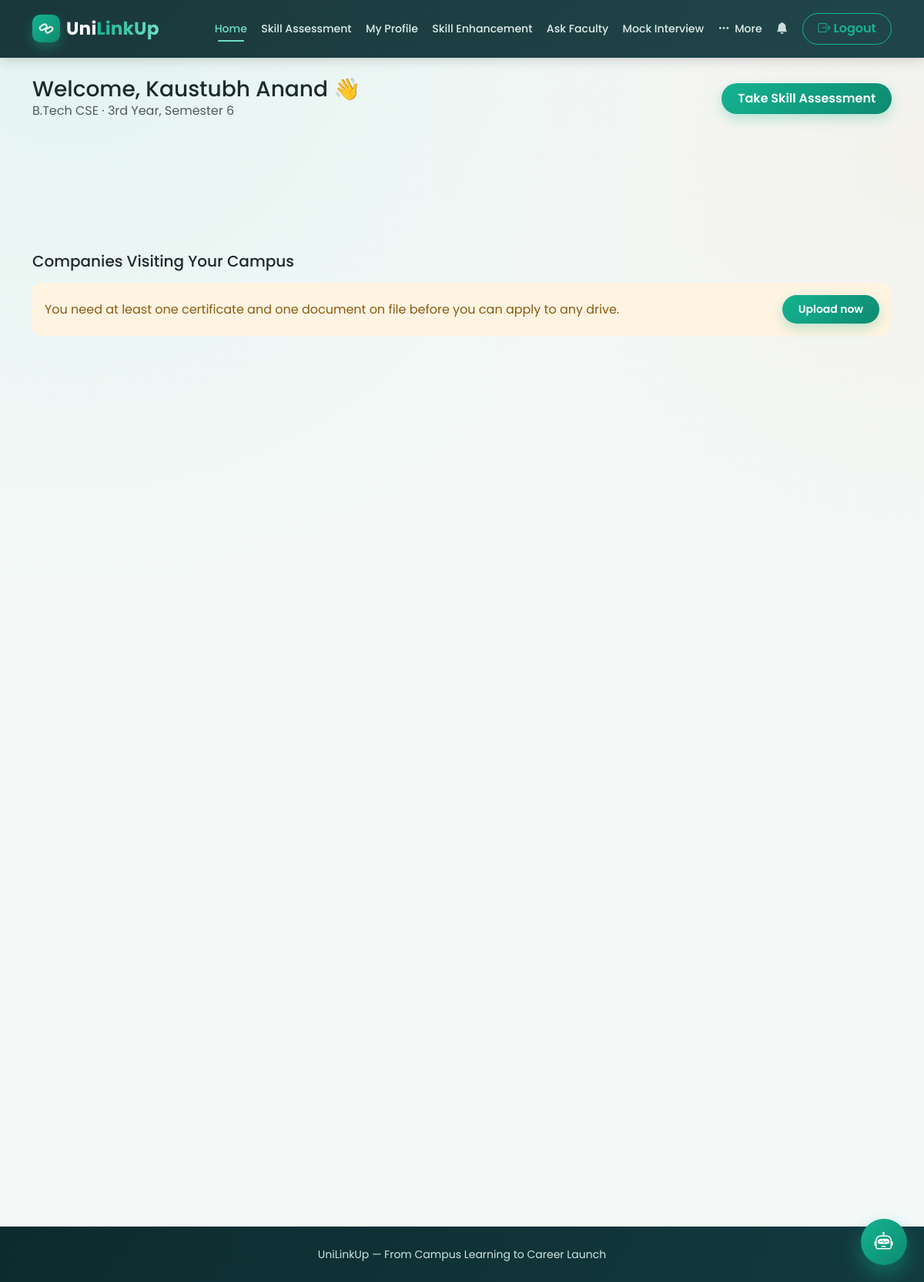
The app's page /student/home (signed in) with its own data.
### tables this page shows
CREATE TABLE students (
    id INTEGER PRIMARY KEY AUTOINCREMENT,
    name TEXT NOT NULL,
    srn TEXT UNIQUE NOT NULL,
    section TEXT,
    course TEXT,
    year TEXT,
    semester TEXT,
    cgpa REAL,
    email TEXT UNIQUE NOT NULL,
    password_hash TEXT NOT NULL,
    college_id INTEGER REFERENCES colleges(id),
    skills TEXT,
    created_at TEXT DEFAULT CURRENT_TIMESTAMP
, department TEXT, profile_picture TEXT, resume_summary TEXT);

### app.py (the view)
@app.route('/student/home')
@student_login_required
def student_home():
    student = current_student()
    today = date.today()
    companies = []
    if student['college_id']:
        companies = dbm.query_db(
            "SELECT * FROM company_visits WHERE college_id = ? ORDER BY reg_end ASC",
            (student['college_id'],))
    applied_rows = dbm.query_db(
        "SELECT company_id FROM applications WHERE student_id = ?", (student['id'],))
    applied_ids = {r['company_id'] for r in applied_rows}
    can_apply = has_required_uploads(student['id'])
    matches = {c['id']: eligibility_match(student, c) for c in companies}
    return render_template('student_home.html', student=student, companies=companies,
                            today=today, applied_ids=applied_ids, parse_date=parse_date,
                            can_apply=can_apply, matches=matches)

### app.py (called while the page is built)
def parse_date(value):
    return datetime.strptime(value, '%Y-%m-%d').date() if value else None

@app.template_filter('fmt_date')
def fmt_date(value, fmt='%d %b %Y'):
    d = parse_date(value)
    return d.strftime(fmt) if d else ''

def student_login_required(f):
    @wraps(f)
    def wrapper(*args, **kwargs):
        if session.get('role') != 'student':
            flash('Please log in as a student to continue.', 'warning')
            return redirect(url_for('login'))
        return f(*args, **kwargs)
    return wrapper

def current_student():
    if session.get('role') == 'student':
        return dbm.query_db("SELECT * FROM students WHERE id = ?", (session['user_id'],), one=True)
    return None

def get_certificates(student_id):
    return dbm.query_db(
        "SELECT * FROM certificates WHERE student_id = ? ORDER BY uploaded_at DESC", (student_id,))

def has_required_uploads(student_id):
    return bool(get_certificates(student_id)) and bool(get_documents(student_id))

def best_main_score(student_id):
    rows = dbm.query_db(
        "SELECT * FROM assessment_results WHERE student_id = ? AND mode = 'main' ORDER BY score DESC LIMIT 1",
        (student_id,), one=True)
    return rows

def _split_list(text):
    if not text:
        return []
    return [t.strip() for t in text.split(',') if t.strip()]

@app.context_processor
def inject_globals():
    pending_requests = 0
    if session.get('role') == 'employee' and session.get('college_id'):
        row = dbm.query_db("SELECT COUNT(*) AS c FROM visit_requests WHERE college_id = ? AND status = 'pending'",
                           (session['college_id'],), one=True)
        pending_requests = row['c'] if row else 0
    return dict(current_student=current_student, current_employee=current_employee,
                current_faculty=current_faculty, current_company=current_company,
                current_interviewer=current_interviewer,
                pending_company_requests=pending_requests, ASSET_VERSION=ASSET_VERSION)

### db.py (called while the page is built)
def get_db():
    if 'db' not in g:
        g.db = sqlite3.connect(DATABASE)
        g.db.row_factory = sqlite3.Row      # lets us access columns by name, e.g. row['name']
        g.db.execute("PRAGMA foreign_keys = ON")
    return g.db

def query_db(query, args=(), one=False):
    cur = get_db().execute(query, args)
    rows = cur.fetchall()
    cur.close()
    return (rows[0] if rows else None) if one else rows

### templates/student_home.html (shortened to what this page needs)
{% extends 'base.html' %}
{% block content %}
<div class="d-flex justify-content-between align-items-center mt-3 mb-4 flex-wrap gap-2">
  <div>
    <h3 class="mb-0">Welcome, {{ student.name }} 👋</h3>
    <p class="text-muted mb-0">{{ student.course }} · {{ student.year }}, {{ student.semester }}</p>
  </div>
  <a href="{{ url_for('assessment_home') }}" class="btn sb-btn-primary">Take Skill Assessment</a>
</div>
<h5 class="mb-3">Companies Visiting Your Campus</h5>
{% if not student.college_id %}
  <div class="alert alert-warning">You haven't linked a college to your profile yet, so campus drives can't be shown. Update it from your profile page.</div>
{% elif not companies %}
  <div class="alert alert-info">No company drives have been announced yet. Check back soon!</div>
{% else %}
{% if not can_apply %}
  <div class="alert alert-warning d-flex justify-content-between align-items-center flex-wrap gap-2">
    <span>You need at least one certificate and one document on file before you can apply to any drive.</span>
    <a href="{{ url_for('profile') }}" class="btn btn-sm sb-btn-primary">Upload now</a>
  </div>
{% endif %}
<div class="row g-4">
  {% for c in companies %}
    {% set is_open = (parse_date(c.reg_start) <= today <= parse_date(c.reg_end)) %}
    {% set m = matches[c.id] %}
    <div class="col-md-6">
    </div>
  {% endfor %}
</div>
{% endif %}
{% endblock %}

### static/css/style.css (style rules this page uses)
:root { --sb-dark: #0d2b2f; --sb-dark-2: #123a3f; --sb-teal: #14b391; --sb-teal-dark: #0e8a70; --sb-teal-light: #6fe0c4; --sb-orange: #e8823c; --sb-orange-dark: #cf6a26; --sb-bg: #f4f9f8; --sb-red: #e15b5b; --sb-amber: #e8a83c; --sb-green: #14b391; --sb-ink: #1c2b2a; --sb-muted: #5c716f; --sb-border: #e1ece9; --sb-shadow-sm: 0 2px 10px rgba(13, 43, 47, 0.06); --sb-shadow-md: 0 10px 30px rgba(13, 43, 47, 0.10); --sb-shadow-lg: 0 18px 50px rgba(13, 43, 47, 0.16); --sb-radius: 18px; --sb-radius-sm: 12px; }
* { box-sizing: border-box; }
body { font-family: 'Poppins', sans-serif; background: var(--sb-bg); background-image: radial-gradient(circle at 8% 0%, rgba(20, 179, 145, 0.07), transparent 40%), radial-gradient(circle at 100% 12%, rgba(232, 130, 60, 0.06), transparent 35%); background-attachment: fixed; color: var(--sb-ink); }
a { text-decoration: none; }
.sb-btn-primary { background: linear-gradient(135deg, var(--sb-teal), var(--sb-teal-dark)); color: #fff !important; border: none; border-radius: 30px; padding: .5rem 1.3rem; font-weight: 600; box-shadow: 0 6px 16px rgba(20, 179, 145, 0.28); transition: transform .15s ease, box-shadow .15s ease, filter .15s ease; }
.alert { border-radius: var(--sb-radius-sm); border: none; }
.alert-warning { background: #fff4e2; color: #8a5a11; }

### records on screen
students: name "Kaustubh Anand", course "B.Tech CSE", year "3rd Year", semester "Semester 6"
